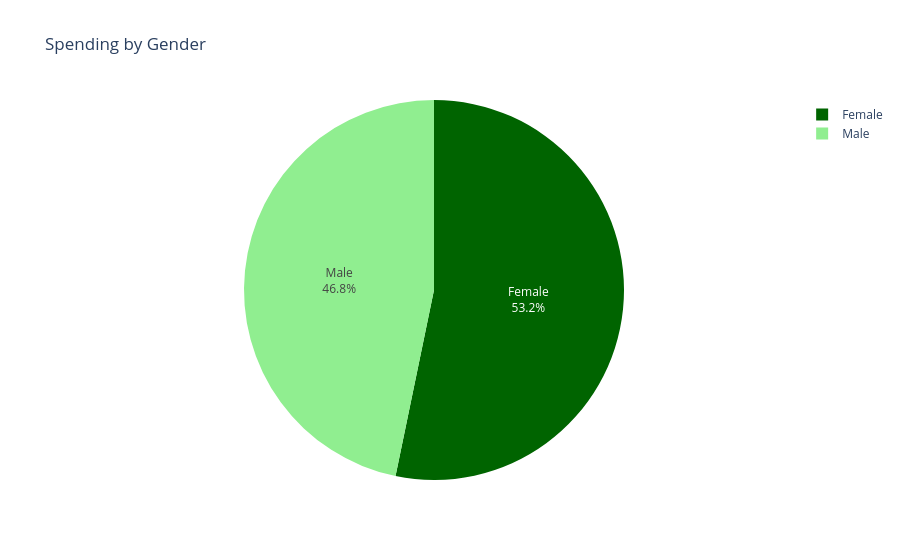

The code cell stored with this chart in its notebook:
### Code cell
import pandas as pd
import plotly.express as px

# Ensure 'Amount' is numeric
final_combined_dataset.loc[:, 'Amount'] = pd.to_numeric(final_combined_dataset['Amount'], errors='coerce')

# Group by Gender and sum the Amount
gender_spending = final_combined_dataset.groupby('Gender').agg({'Amount': 'sum'}).reset_index()

# Create the pie chart
fig = px.pie(
    gender_spending,
    names='Gender',
    values='Amount',
    title="Spending by Gender",
    color='Gender',
    color_discrete_map={'Female': '#006400', 'Male': '#90EE90'}  # Dark green for Female, Light green for Male
)

# Update layout for better readability
fig.update_traces(textinfo='percent+label', hovertemplate='Gender: %{label}<br>Spending: %{value}<extra></extra>')

# Show the pie chart
fig.show()

### Figure 1 — Plotly figure (JSON) as saved in the notebook; plotly's stock layout.template omitted (floating-point values rounded to 4 significant figures)
{"data": [{"customdata": [["Female"], ["Male"]], "domain": {"x": [0, 1], "y": [0, 1]}, "hovertemplate": "Gender: %{label}<br>Spending: %{value}<extra></extra>", "labels": ["Female", "Male"], "legendgroup": "", "marker": {"colors": ["#006400", "#90EE90"]}, "name": "", "showlegend": true, "textinfo": "percent+label", "type": "pie", "values": [732900.0, 643600.0]}], "layout": {"autosize": true, "legend": {"tracegroupgap": 0}, "title": {"text": "Spending by Gender"}}}
